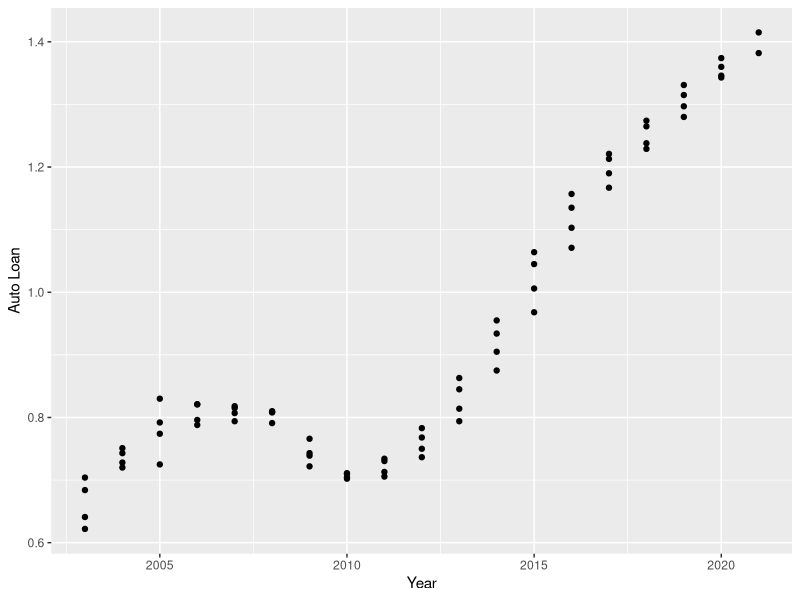
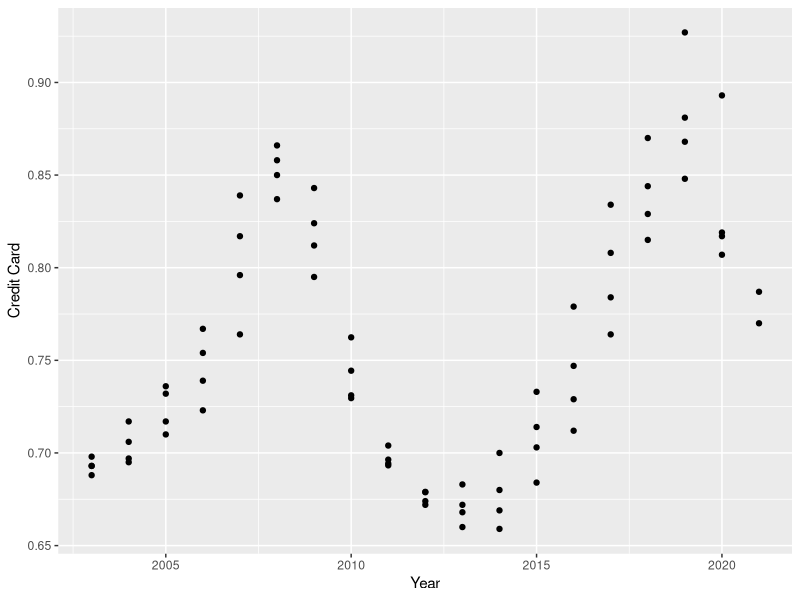
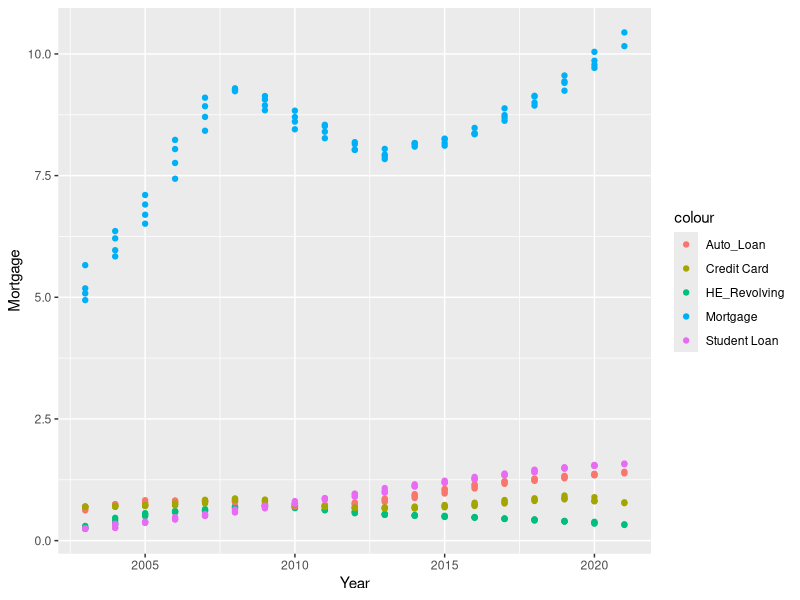

Write R code to recreate these figures, in order.
## ---- chunk 1
#| label: setup
#| warning: false
#| message: false

library(tidyverse)
library(ggplot2)

knitr::opts_chunk$set(echo = TRUE, warning=FALSE, message=FALSE)
## ---- chunk 2
library(readxl)
debt_in_trillions <- read_excel("_data/debt_in_trillions.xlsx")
dim(debt_in_trillions)
## ---- chunk 3
year_quarter <- debt_in_trillions %>%
  separate(`Year and Quarter`,  c("Year", "Quarter"), ":")

year_quarter$Year <- as.integer(year_quarter$Year) + 2000
view(year_quarter)

## ---- chunk 4
scatter <- year_quarter %>%
  ggplot(mapping = aes(x = Year , y = `Auto Loan`)) +
  geom_point()
scatter
## ---- chunk 5
scatter <- year_quarter %>%
  ggplot(mapping = aes(x = Year , y = `Credit Card`)) +
  geom_point()
scatter
## ---- chunk 6
ggplot(year_quarter, aes(Year)) + 
    geom_point(aes(y= `Mortgage`, color="Mortgage")) +
    geom_point(aes(y= `HE Revolving`, color="HE_Revolving")) +
    geom_point(aes(y= `Auto Loan`, color="Auto_Loan")) +
    geom_point(aes(y= `Credit Card`, color="Credit Card")) +
    geom_point(aes(y= `Student Loan`, color="Student Loan"))
